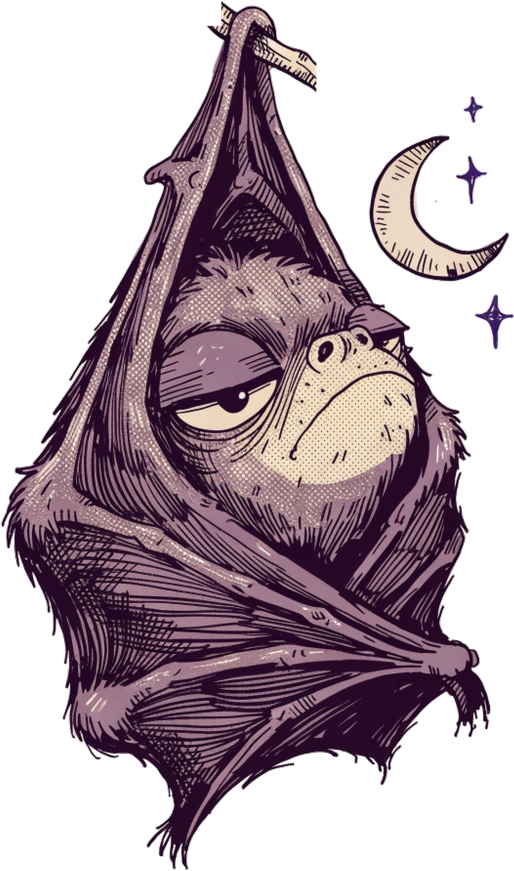
#> input picture designs/c775r/art_pp.png, 1542 x 2611 px, found by its file name (shown at 1/3 size)
$ python build.py 5 5 1.0
#> lines starting #> are read from the running program, lines starting #| are printed output that depends on the picture; after the words box and inside, x2 and y2 are one past the last pixel; in counts of white or black regions, pixels touching at a corner belong together
### designs/c_common.py
"""Lane C hoodie helpers (from the c773 build). Run with /usr/bin/python3 from the repo root."""
import sys, json, os; sys.path.insert(0, '.')
from designs.lib import *
import numpy as np, cv2
CR = (246, 236, 214, 255); MU = (226, 169, 53, 255)
def load_art(path, edge=True, bottom_fade=False, minarea=15000):
#> called with path = 'designs/c790/art_pp.png', edge = True, bottom_fade = False, minarea = 15000
    art = Image.open(path).convert('RGBA'); al = np.array(art.getchannel('A'))
#> in load_art, art is the input picture: PIL image 1542x2611 RGBA; mean R, G, B, A 60.9, 45.3, 53.7, 133.9
#> after `al = np.array(art.getchannel('A'))`:
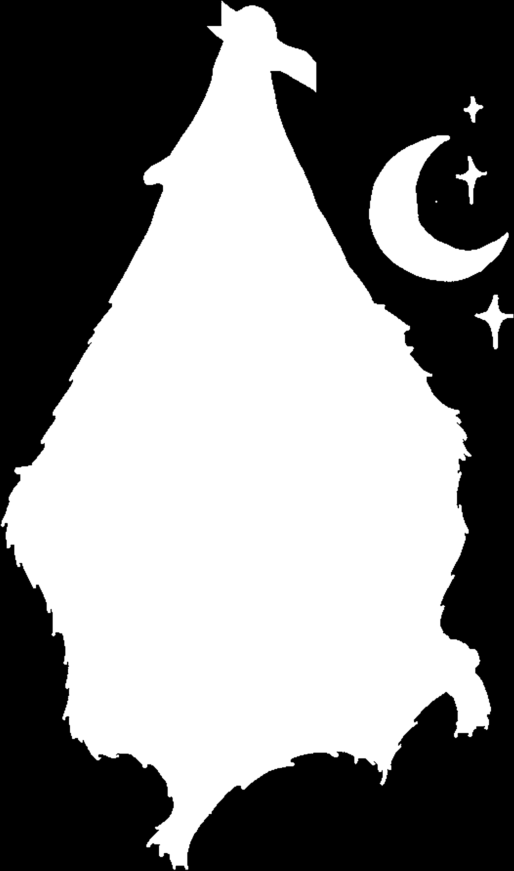
#> al: shape (2611, 1542) (shown at 1/3 size); min 0, max 255, mean 133.9
    n, lab, st, _ = cv2.connectedComponentsWithStats((al > 40).astype(np.uint8), connectivity=8); keep = np.zeros_like(al, bool)
#> after `n, lab, st, _ = cv2.connectedComponentsWithStats((al > 40).astype(np.u`:
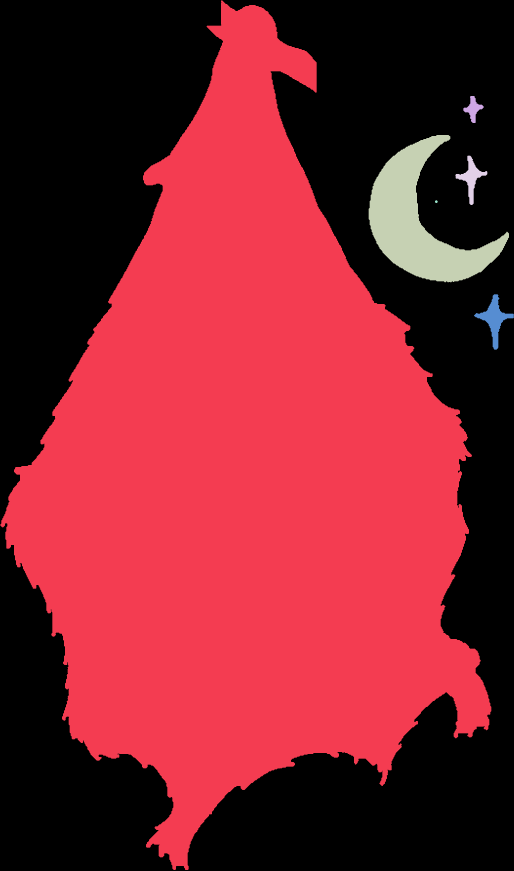
#> lab: shape (2611, 1542) int32 (shown at 1/3 size); 7 distinct labels, from 0 to 6; one colour per label, 0 black
#> after `n, lab, st, _ = cv2.connectedComponentsWithStats((al > 40).astype(np.u`: n = 7; st = [[0, 0, 1542, 2611, 1899793], [1, 1, 1473, 2609, 2040799], [1390, 288, 61, 81, 2038], [1106, 405, 421, 442, 73513], [1366, 467, 96, 148, 4086], [1305, 601, 8, 8, 52], [1422, 883, 120, 166, 5881]]
    for i in range(1, n):
        if st[i, cv2.CC_STAT_AREA] > minarea: keep |= (lab == i)
#> this loop made 6 passes
#> pass 1, in load_art, `if st[i, cv2.CC_STAT_AREA] > minarea: keep |= (lab == i)`:
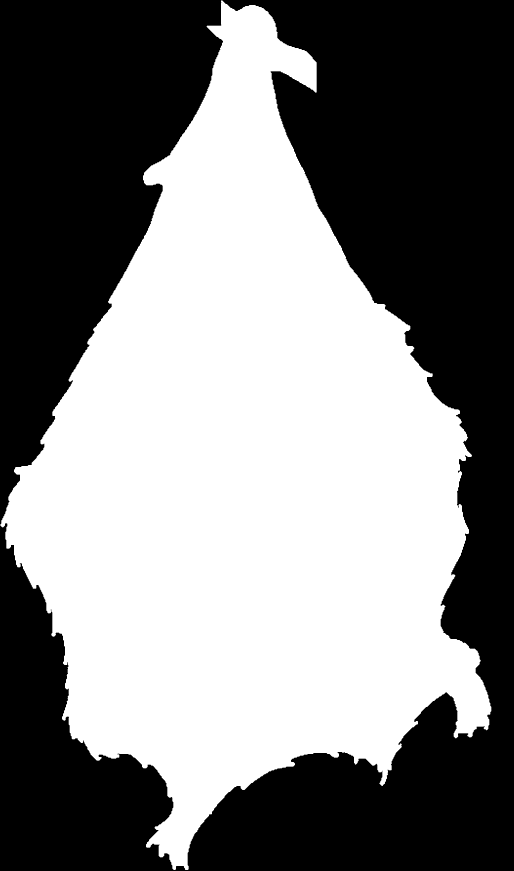
#> keep: shape (2611, 1542) bool (shown at 1/3 size); 50.7% white; 1 black region, box (x1, y1, x2, y2) and area: (0, 0, 1542, 2611) 1985363
#> pass 3, in load_art, `if st[i, cv2.CC_STAT_AREA] > minarea: keep |= (lab == i)`:
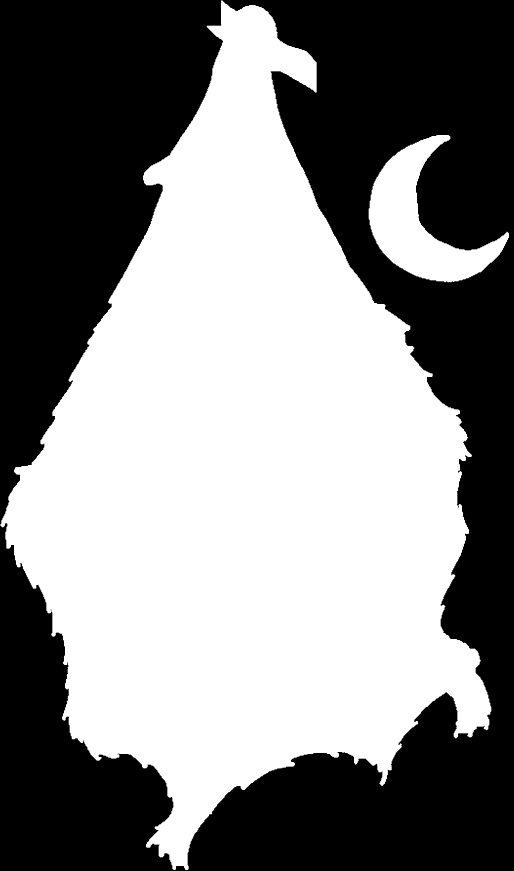
#> keep: shape (2611, 1542) bool (shown at 1/3 size); 52.5% white; 1 black region, box (x1, y1, x2, y2) and area: (0, 0, 1542, 2611) 1911850
    al[~keep] = 0; H0, W0 = al.shape
#> after `al[~keep] = 0`:
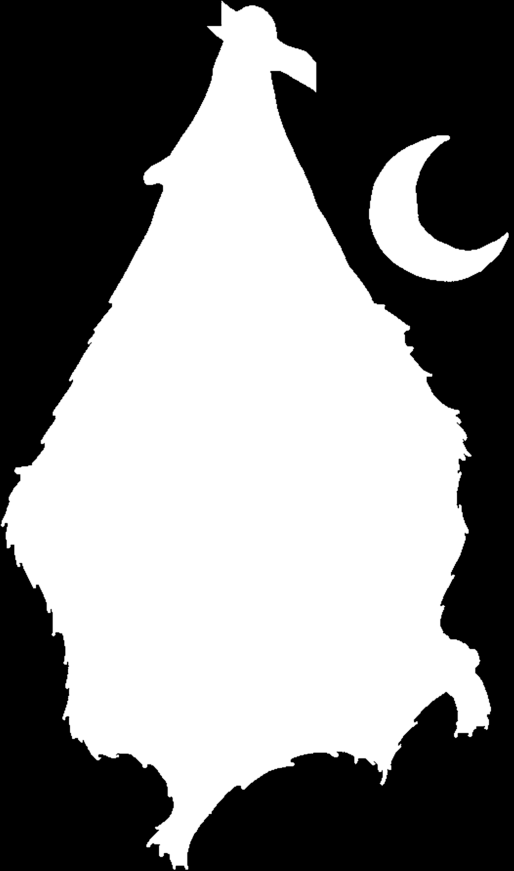
#> al: shape (2611, 1542) (shown at 1/3 size); 0.88% of pixels changed, all inside (x1, y1, x2, y2) = (0, 0, 1542, 2611)
#> after `H0, W0 = al.shape`: H0 = 2611; W0 = 1542
    if edge:
        rng = np.random.default_rng(7); nz = cv2.GaussianBlur(rng.random((H0, W0)).astype(np.float32), (0, 0), 6); nz = (nz - nz.min()) / (nz.max() - nz.min())
        yy, xx = np.mgrid[0:H0, 0:W0]; d = np.minimum.reduce([yy, xx, H0 - 1 - yy, W0 - 1 - xx]).astype(np.float32)
        al = (al * np.clip((d / 110) * 1.4 - nz * 0.9, 0, 1)).astype(np.uint8)
    art.putalpha(Image.fromarray(al)); return art.crop(art.getchannel('A').point(lambda v: 255 if v > 10 else 0).getbbox())
#> after `return art.crop(art.getchannel('A').point(lambda v: 255 if v > 10 else`:
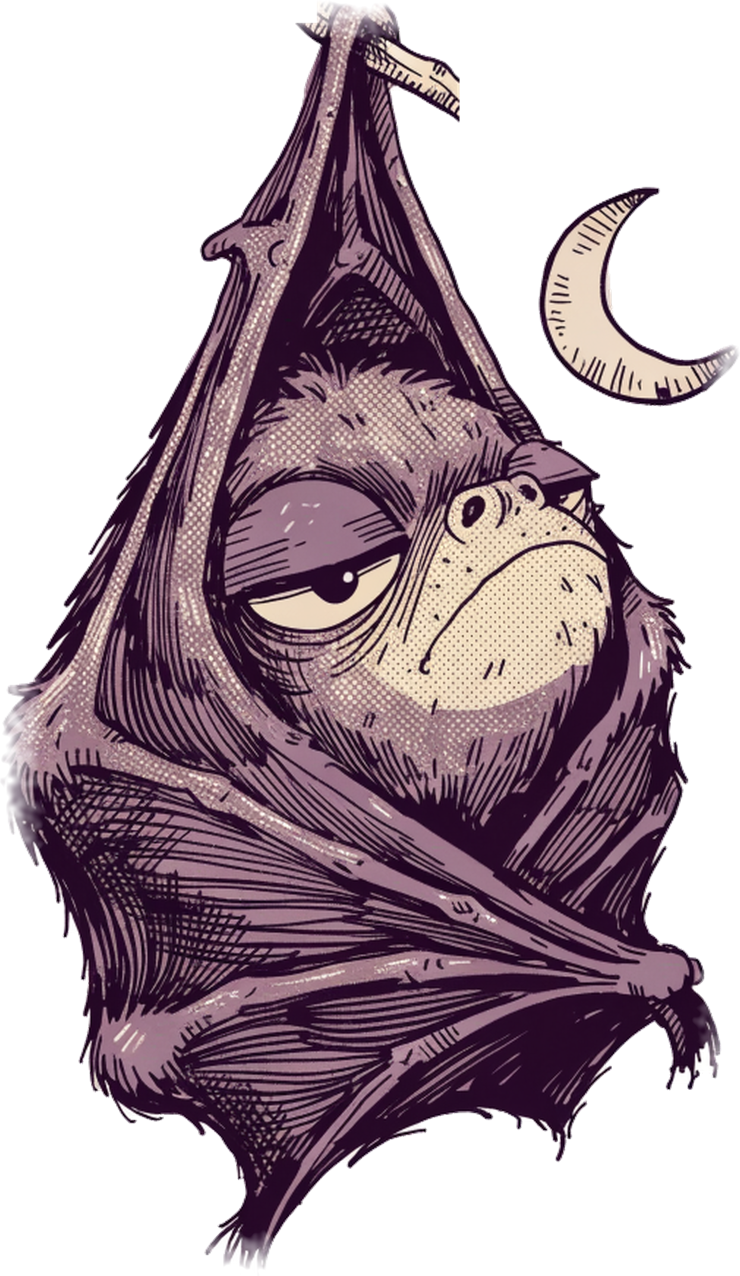
#> returned value: PIL image 1479x2552 RGBA (shown at 1/2 size); mean R, G, B, A 64.7, 48.1, 57, 140; transparent parts drawn white
def halo(a, px):
    al = np.array(a.getchannel('A')); k = cv2.getStructuringElement(cv2.MORPH_ELLIPSE, (2 * px + 1, 2 * px + 1)); d = cv2.dilate(al, k)
    h = Image.new('RGBA', a.size, CREAM); h.putalpha(Image.fromarray(d)); h.alpha_composite(a); return h
def build(n, art_path, head, punch, font, sand, AW=1800, W=3400, hfrac=0.9, pfrac=1.0, pfont=None, psame=False, hsame=False, npunch=MU, kw=3, g=40):
    """head/punch: list of text lines. sand=(headline ink, punch ink). Writes docs/print-files/<n>-{navy,sand}.png and prints the 7h/7k/7l numbers."""
    art = load_art(art_path); art = art.resize((AW, round(art.height * AW / art.width)), Image.LANCZOS)
    for mode, (hc, pc, aa, bg) in {'navy': (CR, npunch, halo(art, 16), (31, 42, 77, 255)), 'sand': (sand[0], sand[1], art, (226, 214, 188, 255))}.items():
        hs = line_same(head, font, hfrac, W, hc, hc, kw=kw) if hsame else [line(t, font, hfrac, W, hc, hc, kw=kw) for t in head]; ps = line_same(punch, pfont or font, pfrac, W, pc, pc, kw=kw) if psame else [line(t, pfont or font, pfrac, W, pc, pc, kw=kw) for t in punch]
        out = lockup(aa, W, hs, ps, f'{n}-{mode}', {mode: bg}, g=g); out = out.crop(out.getchannel('A').point(lambda v: 255 if v > 10 else 0).getbbox())
        out.save(f'docs/print-files/{n}-{mode}.png', dpi=(300, 300)); th = sum(l.height for l in hs + ps)
        print(mode, out.size, 'headline', max([l.width for l in hs] or [0]), 'punch', max(l.width for l in ps), 'type', th, 'of', out.height, round(th / out.height, 2), 'subject', art.width, 'of', out.width, round(art.width / out.width, 2))
#> this loop made 1 pass
#> (mode, hc, pc, bg) on pass 1: ('navy', (246, 236, 214, 255), (205, 140, 90, 255), (31, 42, 77, 255))

# [18 lines left out: functions spec, faqs, not called in this run]

### designs/lib.py
"""Lane C lockup helper: from designs.lib import *"""
from PIL import Image, ImageDraw, ImageFont, ImageFilter
FD = 'designs/fonts/'
CREAM = (246, 236, 214, 255)
F = dict(alfa='AlfaSlabOne-Regular.ttf', anton='Anton-Regular.ttf', bevan='Bevan-Regular.ttf', big='BigShouldersDisplay[wght].ttf', bowlby='BowlbyOne-Regular.ttf',
         cinzel='Cinzel[wght].ttf', fraunces='Fraunces[SOFT,WONK,opsz,wght].ttf', oswald='Oswald[wght].ttf', playfair='PlayfairDisplay[wght].ttf',
         playfairi='PlayfairDisplay-Italic[wght].ttf', rye='Rye-Regular.ttf', graduate='Graduate-Regular.ttf', yellowtail='Yellowtail-Regular.ttf', interblack='InterDisplay-Black.otf', damion='Damion-Regular.ttf', caveat='CaveatBrush-Regular.ttf')
VAR = dict(big=[900], cinzel=[900], fraunces=[9, 900, 60, 1], oswald=[700], playfair=[900], playfairi=[900])
def line(text, font, wfrac, W, fill, key, kw=27, track=0):
    ff = F[font]; var = VAR.get(font)
    def mk(sz):
#> (the run stopped early here; a loop or call above may not have finished)
